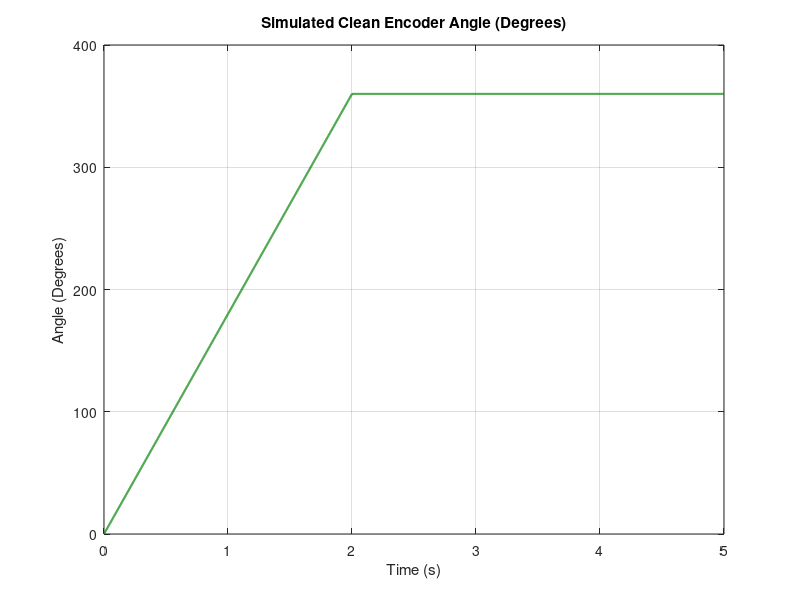
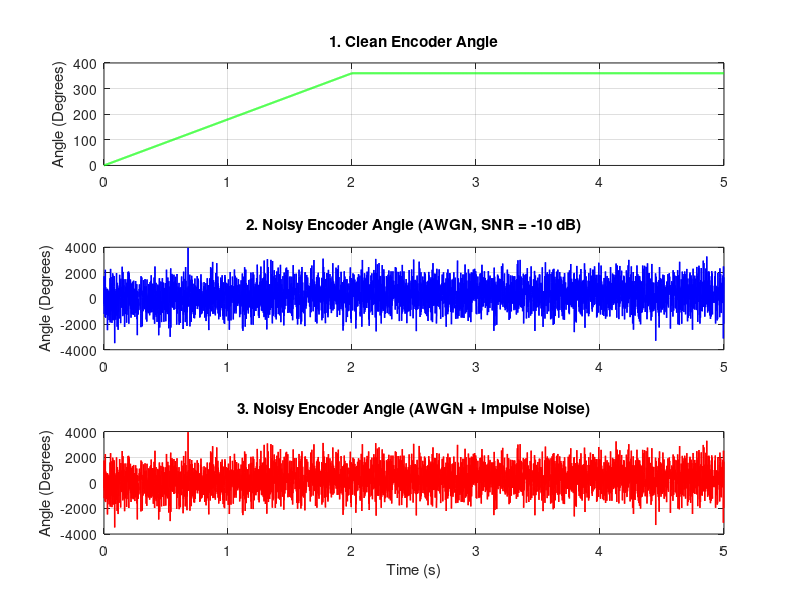
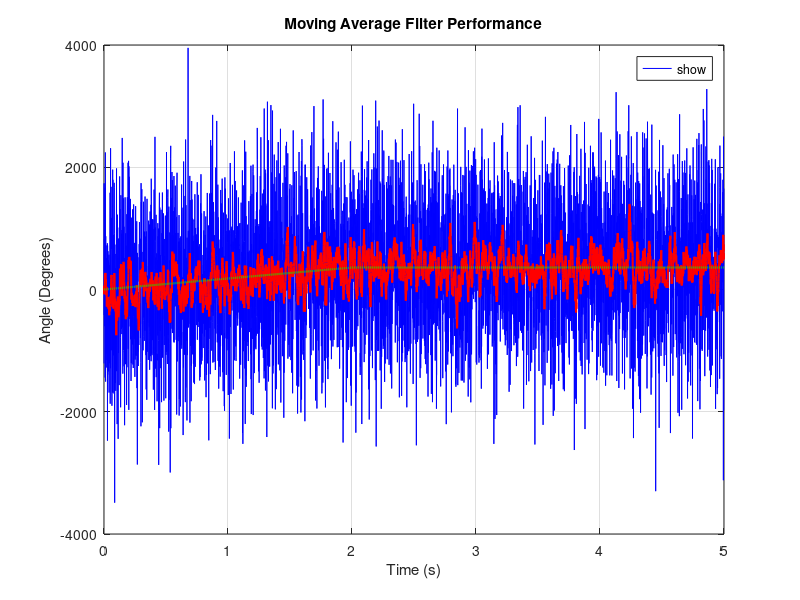
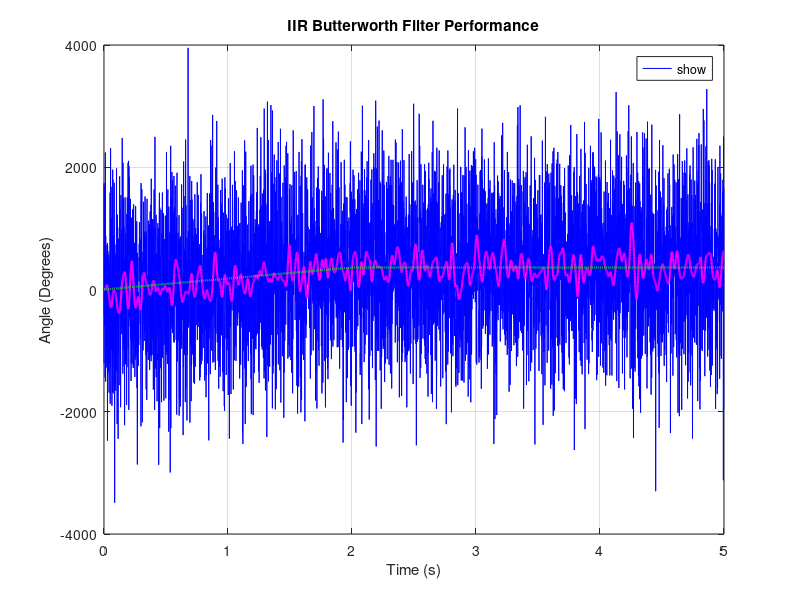

Here is the MATLAB script that generated these plots, in order: (Note: this script raises an error after producing the figures.)
%%Initial Setup and Clean Signal Generation
clear; 
clc; 
close all; 
Fs = 1000;          
T = 1/Fs;           
L = 5000;           
t = (0:L-1)*T;      

max_angle_deg = 360; 
rotation_time_s = 2;

clean_angle = zeros(1, L); 

for i = 1:L
    if t(i) <= rotation_time_s
       
        clean_angle(i) = (t(i) / rotation_time_s) * max_angle_deg;
    else
        
        clean_angle(i) = max_angle_deg;
    end
end


figure('Name', 'Clean Encoder Signal'); 
plot(t, clean_angle, 'LineWidth', 1.5, 'Color', [0 0.5 0]); 
title('Simulated Clean Encoder Angle (Degrees)'); 
xlabel('Time (s)'); 
ylabel('Angle (Degrees)'); 
grid on; 




%% Phase 2: Adding Noise to the Signal

noise_snr_db = -10; 
noisy_angle_awgn = awgn(clean_angle, noise_snr_db, 'measured');
impulse_percentage = 0.005; 
impulse_amplitude = 500;    
num_impulses = round(impulse_percentage * L); 
impulse_indices = randperm(L, num_impulses); 

impulse_noise = zeros(1, L); 
for i = 1:num_impulses
    if rand() > 0.5
        impulse_noise(impulse_indices(i)) = impulse_amplitude;
    else
        impulse_noise(impulse_indices(i)) = -impulse_amplitude;
    end
end
noisy_angle_combined = noisy_angle_awgn + impulse_noise;
figure('Name', 'Noisy Encoder Signals');
subplot(3,1,1); 
plot(t, clean_angle, 'g', 'LineWidth', 1.5);
title('1. Clean Encoder Angle');
ylabel('Angle (Degrees)');
grid on;
subplot(3,1,2); 
plot(t, noisy_angle_awgn, 'b', 'LineWidth', 1);
title(['2. Noisy Encoder Angle (AWGN, SNR = ', num2str(noise_snr_db), ' dB)']);
ylabel('Angle (Degrees)');
grid on;
subplot(3,1,3); 
plot(t, noisy_angle_combined, 'r', 'LineWidth', 1);
title('3. Noisy Encoder Angle (AWGN + Impulse Noise)');
xlabel('Time (s)');
ylabel('Angle (Degrees)');
grid on;





%% Phase 3: Designing and Implementing Digital Filters

window_size_ma = 15; 
                     
b_ma = ones(1, window_size_ma) / window_size_ma; 
a_ma = 1; 
filtered_ma = filter(b_ma, a_ma, noisy_angle_combined);

figure('Name', 'Moving Average Filter Performance');
plot(t, noisy_angle_combined, 'b', 'DisplayName', 'Noisy Signal (Combined)');
hold on; % Keep the current plot and add new plots on top
plot(t, filtered_ma, 'r', 'DisplayName', ['MA Filtered (Window ', num2str(window_size_ma), ')'], 'LineWidth', 1.5);
plot(t, clean_angle, 'g--', 'DisplayName', 'Clean Signal', 'LineWidth', 1.5);
title('Moving Average Filter Performance');
xlabel('Time (s)');
ylabel('Angle (Degrees)');
legend('show', 'Location', 'best'); 
grid on;
hold off; 

filter_order_iir = 4; 
cutoff_freq_hz = 20;
normalized_cutoff_freq = cutoff_freq_hz / (Fs/2); 
[b_iir, a_iir] = butter(filter_order_iir, normalized_cutoff_freq, 'low');
filtered_iir = filter(b_iir, a_iir, noisy_angle_combined);
figure('Name', 'IIR Butterworth Filter Performance');
plot(t, noisy_angle_combined, 'b', 'DisplayName', 'Noisy Signal (Combined)');
hold on;
plot(t, filtered_iir, 'm', 'DisplayName', ['IIR Butterworth Filtered (Order ', num2str(filter_order_iir), ', Fc ', num2str(cutoff_freq_hz), ' Hz)'], 'LineWidth', 1.5);
plot(t, clean_angle, 'g--', 'DisplayName', 'Clean Signal', 'LineWidth', 1.5);
title('IIR Butterworth Filter Performance');
xlabel('Time (s)');
ylabel('Angle (Degrees)');
legend('show', 'Location', 'best');
grid on;
hold off;


figure('Name', 'IIR Filter Frequency Response');
freqz(b_iir, a_iir, 512, Fs); 
title('Frequency Response of Designed IIR Filter');





%% Phase 4: Evaluating Filter Performance and Conceptualizing Embedded Implementation

mse_noisy = mean((noisy_angle_combined - clean_angle).^2);
mse_ma = mean((filtered_ma - clean_angle).^2);
mse_iir = mean((filtered_iir - clean_angle).^2);

snr_noisy_db = snr(clean_angle, noisy_angle_combined - clean_angle);
snr_ma_db = snr(clean_angle, filtered_ma - clean_angle);
snr_iir_db = snr(clean_angle, filtered_iir - clean_angle);


fprintf('\n--- Filter Performance Metrics ---\n');
fprintf('Mean Squared Error (MSE):\n');
fprintf('  Noisy Signal:        %.2f\n', mse_noisy);
fprintf('  MA Filtered Signal:  %.2f\n', mse_ma);
fprintf('  IIR Filtered Signal: %.2f\n', mse_iir);
fprintf('\nSignal-to-Noise Ratio (SNR):\n');
fprintf('  Noisy Signal:        %.2f dB\n', snr_noisy_db);
fprintf('  MA Filtered Signal:  %.2f dB\n', snr_ma_db);
fprintf('  IIR Filtered Signal: %.2f dB\n', snr_iir_db);


%  Conceptual C-Code for Embedded Implementation. This section shows how a filter (specifically MA) would be implemented on a microcontroller
% (e.g., in a real AS5147U encoder application). This code is for understanding and discussion,not for execution in MATLAB. 

%{
#define MA_WINDOW_SIZE 15 
float ma_buffer[MA_WINDOW_SIZE];
int ma_index = 0;             
float ma_sum = 0.0;          
void init_ma_filter() {
    for(int i = 0; i < MA_WINDOW_SIZE; i++) {
        ma_buffer[i] = 0.0;
    }
    ma_index = 0; 
    ma_sum = 0.0; 
}

float apply_ma_filter(float new_sensor_value) {
    ma_sum -= ma_buffer[ma_index]; 
    ma_buffer[ma_index] = new_sensor_value;
    ma_sum += new_sensor_value;
    ma_index = (ma_index + 1) % MA_WINDOW_SIZE;
    return ma_sum / MA_WINDOW_SIZE;
}

// Example conceptual usage in a microcontroller's main loop (or a timer interrupt):
/*
#include <stdio.h> 
// Assume you have functions to interact with the AS5147U encoder via SPI communication
// float read_as5147u_angle(); // This function would read the 14-bit angle data

void main() {
    init_ma_filter();
        float raw_data = 1000.0 + ((float)rand()/RAND_MAX * 100 - 50); 
        float filtered_data = apply_ma_filter(raw_data);
        // send_filtered_data_to_motor_controller(filtered_data);
        // printf("Raw: %.2f, Filtered: %.2f\n", raw_data, filtered_data);
        // delay_ms(1); // Placeholder for actual delay function on microcontroller
    }
}
*/
%}
